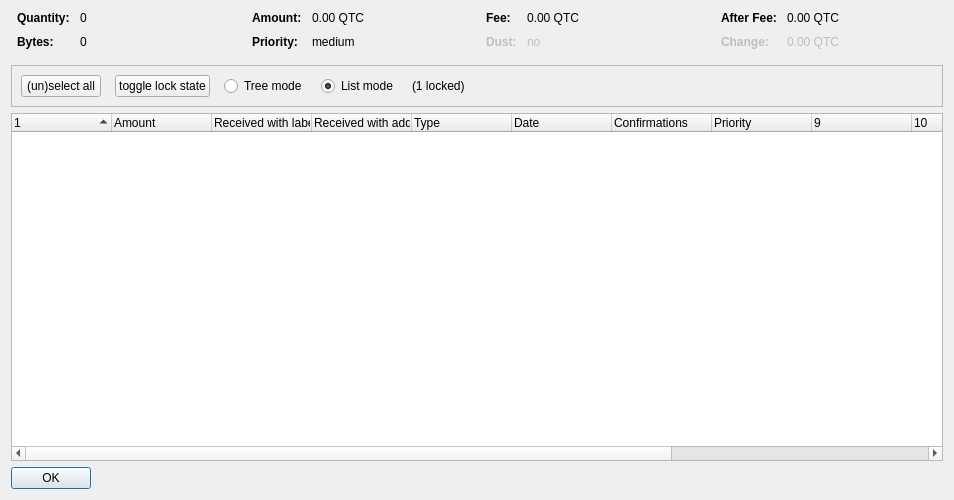
<?xml version="1.0" encoding="UTF-8"?>
<ui version="4.0">
 <class>CoinControlDialog</class>
 <widget class="QDialog" name="CoinControlDialog">
  <property name="geometry">
   <rect>
    <x>0</x>
    <y>0</y>
    <width>954</width>
    <height>500</height>
   </rect>
  </property>
  <property name="windowTitle">
   <string>Coin Selection</string>
  </property>
  <layout class="QVBoxLayout" name="verticalLayout">
   <item>
    <layout class="QHBoxLayout" name="horizontalLayoutTop" stretch="0,0,0,0">
     <property name="topMargin">
      <number>0</number>
     </property>
     <property name="bottomMargin">
      <number>10</number>
     </property>
     <item>
      <layout class="QFormLayout" name="formLayoutCoinControl1">
       <property name="horizontalSpacing">
        <number>10</number>
       </property>
       <property name="verticalSpacing">
        <number>10</number>
       </property>
       <property name="leftMargin">
        <number>6</number>
       </property>
       <property name="rightMargin">
        <number>6</number>
       </property>
       <item row="0" column="0">
        <widget class="QLabel" name="labelCoinControlQuantityText">
         <property name="font">
          <font>
           <weight>75</weight>
           <bold>true</bold>
          </font>
         </property>
         <property name="text">
          <string>Quantity:</string>
         </property>
        </widget>
       </item>
       <item row="0" column="1">
        <widget class="QLabel" name="labelCoinControlQuantity">
         <property name="cursor">
          <cursorShape>IBeamCursor</cursorShape>
         </property>
         <property name="contextMenuPolicy">
          <enum>Qt::ActionsContextMenu</enum>
         </property>
         <property name="text">
          <string notr="true">0</string>
         </property>
         <property name="textInteractionFlags">
          <set>Qt::LinksAccessibleByMouse|Qt::TextSelectableByKeyboard|Qt::TextSelectableByMouse</set>
         </property>
        </widget>
       </item>
       <item row="1" column="0">
        <widget class="QLabel" name="labelCoinControlBytesText">
         <property name="font">
          <font>
           <weight>75</weight>
           <bold>true</bold>
          </font>
         </property>
         <property name="text">
          <string>Bytes:</string>
         </property>
        </widget>
       </item>
       <item row="1" column="1">
        <widget class="QLabel" name="labelCoinControlBytes">
         <property name="cursor">
          <cursorShape>IBeamCursor</cursorShape>
         </property>
         <property name="contextMenuPolicy">
          <enum>Qt::ActionsContextMenu</enum>
         </property>
         <property name="text">
          <string notr="true">0</string>
         </property>
         <property name="textInteractionFlags">
          <set>Qt::LinksAccessibleByMouse|Qt::TextSelectableByKeyboard|Qt::TextSelectableByMouse</set>
         </property>
        </widget>
       </item>
      </layout>
     </item>
     <item>
      <layout class="QFormLayout" name="formLayoutCoinControl2">
       <property name="horizontalSpacing">
        <number>10</number>
       </property>
       <property name="verticalSpacing">
        <number>10</number>
       </property>
       <property name="leftMargin">
        <number>6</number>
       </property>
       <property name="rightMargin">
        <number>6</number>
       </property>
       <item row="0" column="0">
        <widget class="QLabel" name="labelCoinControlAmountText">
         <property name="font">
          <font>
           <weight>75</weight>
           <bold>true</bold>
          </font>
         </property>
         <property name="text">
          <string>Amount:</string>
         </property>
        </widget>
       </item>
       <item row="0" column="1">
        <widget class="QLabel" name="labelCoinControlAmount">
         <property name="cursor">
          <cursorShape>IBeamCursor</cursorShape>
         </property>
         <property name="contextMenuPolicy">
          <enum>Qt::ActionsContextMenu</enum>
         </property>
         <property name="text">
          <string notr="true">0.00 QTC</string>
         </property>
         <property name="textInteractionFlags">
          <set>Qt::LinksAccessibleByMouse|Qt::TextSelectableByKeyboard|Qt::TextSelectableByMouse</set>
         </property>
        </widget>
       </item>
       <item row="1" column="0">
        <widget class="QLabel" name="labelCoinControlPriorityText">
         <property name="font">
          <font>
           <weight>75</weight>
           <bold>true</bold>
          </font>
         </property>
         <property name="text">
          <string>Priority:</string>
         </property>
        </widget>
       </item>
       <item row="1" column="1">
        <widget class="QLabel" name="labelCoinControlPriority">
         <property name="cursor">
          <cursorShape>IBeamCursor</cursorShape>
         </property>
         <property name="contextMenuPolicy">
          <enum>Qt::ActionsContextMenu</enum>
         </property>
         <property name="text">
          <string>medium</string>
         </property>
         <property name="textInteractionFlags">
          <set>Qt::LinksAccessibleByMouse|Qt::TextSelectableByKeyboard|Qt::TextSelectableByMouse</set>
         </property>
        </widget>
       </item>
      </layout>
     </item>
     <item>
      <layout class="QFormLayout" name="formLayoutCoinControl3">
       <property name="horizontalSpacing">
        <number>10</number>
       </property>
       <property name="verticalSpacing">
        <number>10</number>
       </property>
       <property name="leftMargin">
        <number>6</number>
       </property>
       <property name="rightMargin">
        <number>6</number>
       </property>
       <item row="0" column="0">
        <widget class="QLabel" name="labelCoinControlFeeText">
         <property name="font">
          <font>
           <weight>75</weight>
           <bold>true</bold>
          </font>
         </property>
         <property name="text">
          <string>Fee:</string>
         </property>
        </widget>
       </item>
       <item row="0" column="1">
        <widget class="QLabel" name="labelCoinControlFee">
         <property name="cursor">
          <cursorShape>IBeamCursor</cursorShape>
         </property>
         <property name="contextMenuPolicy">
          <enum>Qt::ActionsContextMenu</enum>
         </property>
         <property name="text">
          <string notr="true">0.00 QTC</string>
         </property>
         <property name="textInteractionFlags">
          <set>Qt::LinksAccessibleByMouse|Qt::TextSelectableByKeyboard|Qt::TextSelectableByMouse</set>
         </property>
        </widget>
       </item>
       <item row="1" column="0">
        <widget class="QLabel" name="labelCoinControlLowOutputText">
         <property name="enabled">
          <bool>false</bool>
         </property>
         <property name="font">
          <font>
           <weight>75</weight>
           <bold>true</bold>
          </font>
         </property>
         <property name="text">
          <string>Dust:</string>
         </property>
        </widget>
       </item>
       <item row="1" column="1">
        <widget class="QLabel" name="labelCoinControlLowOutput">
         <property name="enabled">
          <bool>false</bool>
         </property>
         <property name="cursor">
          <cursorShape>IBeamCursor</cursorShape>
         </property>
         <property name="contextMenuPolicy">
          <enum>Qt::ActionsContextMenu</enum>
         </property>
         <property name="text">
          <string>no</string>
         </property>
         <property name="textInteractionFlags">
          <set>Qt::LinksAccessibleByMouse|Qt::TextSelectableByKeyboard|Qt::TextSelectableByMouse</set>
         </property>
        </widget>
       </item>
      </layout>
     </item>
     <item>
      <layout class="QFormLayout" name="formLayoutCoinControl4">
       <property name="horizontalSpacing">
        <number>10</number>
       </property>
       <property name="verticalSpacing">
        <number>10</number>
       </property>
       <property name="leftMargin">
        <number>6</number>
       </property>
       <property name="rightMargin">
        <number>6</number>
       </property>
       <item row="0" column="0">
        <widget class="QLabel" name="labelCoinControlAfterFeeText">
         <property name="font">
          <font>
           <weight>75</weight>
           <bold>true</bold>
          </font>
         </property>
         <property name="text">
          <string>After Fee:</string>
         </property>
        </widget>
       </item>
       <item row="0" column="1">
        <widget class="QLabel" name="labelCoinControlAfterFee">
         <property name="cursor">
          <cursorShape>IBeamCursor</cursorShape>
         </property>
         <property name="contextMenuPolicy">
          <enum>Qt::ActionsContextMenu</enum>
         </property>
         <property name="text">
          <string notr="true">0.00 QTC</string>
         </property>
         <property name="textInteractionFlags">
          <set>Qt::LinksAccessibleByMouse|Qt::TextSelectableByKeyboard|Qt::TextSelectableByMouse</set>
         </property>
        </widget>
       </item>
       <item row="1" column="0">
        <widget class="QLabel" name="labelCoinControlChangeText">
         <property name="enabled">
          <bool>false</bool>
         </property>
         <property name="font">
          <font>
           <weight>75</weight>
           <bold>true</bold>
          </font>
         </property>
         <property name="text">
          <string>Change:</string>
         </property>
        </widget>
       </item>
       <item row="1" column="1">
        <widget class="QLabel" name="labelCoinControlChange">
         <property name="enabled">
          <bool>false</bool>
         </property>
         <property name="cursor">
          <cursorShape>IBeamCursor</cursorShape>
         </property>
         <property name="contextMenuPolicy">
          <enum>Qt::ActionsContextMenu</enum>
         </property>
         <property name="text">
          <string notr="true">0.00 QTC</string>
         </property>
         <property name="textInteractionFlags">
          <set>Qt::LinksAccessibleByMouse|Qt::TextSelectableByKeyboard|Qt::TextSelectableByMouse</set>
         </property>
        </widget>
       </item>
      </layout>
     </item>
    </layout>
   </item>
   <item>
    <widget class="QFrame" name="frame">
     <property name="minimumSize">
      <size>
       <width>0</width>
       <height>40</height>
      </size>
     </property>
     <property name="frameShape">
      <enum>QFrame::StyledPanel</enum>
     </property>
     <property name="frameShadow">
      <enum>QFrame::Sunken</enum>
     </property>
     <layout class="QHBoxLayout" name="horizontalLayout">
      <item>
       <layout class="QHBoxLayout" name="horizontalLayoutPanel" stretch="0,0,0,0,0,0">
        <property name="spacing">
         <number>14</number>
        </property>
        <item>
         <widget class="QPushButton" name="pushButtonSelectAll">
          <property name="sizePolicy">
           <sizepolicy hsizetype="Maximum" vsizetype="Fixed">
            <horstretch>0</horstretch>
            <verstretch>0</verstretch>
           </sizepolicy>
          </property>
          <property name="text">
           <string>(un)select all</string>
          </property>
          <property name="autoDefault">
           <bool>false</bool>
          </property>
         </widget>
        </item>
        <item>
         <widget class="QPushButton" name="pushButtonToggleLock">
          <property name="sizePolicy">
           <sizepolicy hsizetype="Maximum" vsizetype="Fixed">
            <horstretch>0</horstretch>
            <verstretch>0</verstretch>
           </sizepolicy>
          </property>
          <property name="text">
           <string>toggle lock state</string>
          </property>
          <property name="autoDefault">
           <bool>false</bool>
          </property>
         </widget>
        </item>
        <item>
         <widget class="QRadioButton" name="radioTreeMode">
          <property name="sizePolicy">
           <sizepolicy hsizetype="Maximum" vsizetype="Fixed">
            <horstretch>0</horstretch>
            <verstretch>0</verstretch>
           </sizepolicy>
          </property>
          <property name="text">
           <string>Tree mode</string>
          </property>
         </widget>
        </item>
        <item>
         <widget class="QRadioButton" name="radioListMode">
          <property name="sizePolicy">
           <sizepolicy hsizetype="Maximum" vsizetype="Fixed">
            <horstretch>0</horstretch>
            <verstretch>0</verstretch>
           </sizepolicy>
          </property>
          <property name="text">
           <string>List mode</string>
          </property>
          <property name="checked">
           <bool>true</bool>
          </property>
         </widget>
        </item>
        <item>
         <widget class="QLabel" name="labelLocked">
          <property name="text">
           <string>(1 locked)</string>
          </property>
         </widget>
        </item>
        <item>
         <spacer name="horizontalSpacer">
          <property name="orientation">
           <enum>Qt::Horizontal</enum>
          </property>
          <property name="sizeHint" stdset="0">
           <size>
            <width>40</width>
            <height>20</height>
           </size>
          </property>
         </spacer>
        </item>
       </layout>
      </item>
     </layout>
    </widget>
   </item>
   <item>
    <widget class="CoinControlTreeWidget" name="treeWidget">
     <property name="contextMenuPolicy">
      <enum>Qt::CustomContextMenu</enum>
     </property>
     <property name="sortingEnabled">
      <bool>false</bool>
     </property>
     <property name="columnCount">
      <number>13</number>
     </property>
     <attribute name="headerShowSortIndicator" stdset="0">
      <bool>true</bool>
     </attribute>
     <attribute name="headerStretchLastSection">
      <bool>false</bool>
     </attribute>
     <column>
      <property name="text">
       <string/>
      </property>
     </column>
     <column>
      <property name="text">
       <string>Amount</string>
      </property>
     </column>
     <column>
      <property name="text">
       <string>Received with label</string>
      </property>
     </column>
     <column>
      <property name="text">
       <string>Received with address</string>
      </property>
     </column>
     <column>
      <property name="text">
       <string>Type</string>
      </property>
     </column>
     <column>
      <property name="text">
       <string>Date</string>
      </property>
     </column>
     <column>
      <property name="text">
       <string>Confirmations</string>
      </property>
      <property name="toolTip">
       <string>Confirmed</string>
      </property>
     </column>
     <column>
      <property name="text">
       <string>Priority</string>
      </property>
     </column>
     <column>
      <property name="text">
       <string/>
      </property>
     </column>
     <column>
      <property name="text">
       <string/>
      </property>
     </column>
     <column>
      <property name="text">
       <string/>
      </property>
     </column>
     <column>
      <property name="text">
       <string/>
      </property>
     </column>
     <column>
      <property name="text">
       <string/>
      </property>
     </column>
    </widget>
   </item>
   <item>
    <widget class="QDialogButtonBox" name="buttonBox">
     <property name="sizePolicy">
      <sizepolicy hsizetype="Maximum" vsizetype="Fixed">
       <horstretch>0</horstretch>
       <verstretch>0</verstretch>
      </sizepolicy>
     </property>
     <property name="orientation">
      <enum>Qt::Horizontal</enum>
     </property>
     <property name="standardButtons">
      <set>QDialogButtonBox::Ok</set>
     </property>
    </widget>
   </item>
  </layout>
 </widget>
 <customwidgets>
  <customwidget>
   <class>CoinControlTreeWidget</class>
   <extends>QTreeWidget</extends>
   <header>coincontroltreewidget.h</header>
  </customwidget>
 </customwidgets>
 <resources/>
 <connections/>
</ui>
